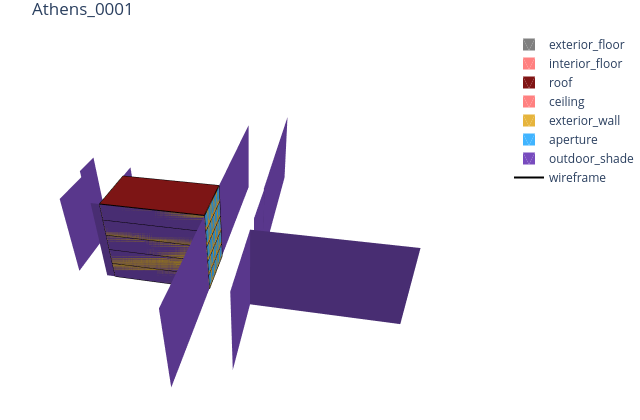

Notebook cell for this chart:
### Markdown cell above
### Inspect one model interactively

Choose `DEMO_SAMPLE_ID` or leave it as `None` to inspect the first model. The preview is displayed here and saved under `output/model_previews/`.

### Code cell
DEMO_SAMPLE_ID = None

if not models_dict:
    raise ValueError("No Honeybee models are available for interactive preview.")
demo_sample_id = str(DEMO_SAMPLE_ID) if DEMO_SAMPLE_ID is not None else next(iter(models_dict))
if demo_sample_id not in models_dict:
    raise KeyError(f"Unknown DEMO_SAMPLE_ID {demo_sample_id!r}.")

interactive_figure = plot_honeybee_model(
    model=models_dict[demo_sample_id],
    title=demo_sample_id,
    surface_opacity=1.0,
    show_wireframe=True,
    show_legend=True,
    show=False,
)
preview_dir = PROJECT_ROOT / "output" / "model_previews"
preview_dir.mkdir(parents=True, exist_ok=True)
interactive_preview_path = (preview_dir / f"{safe_name(demo_sample_id, 'honeybee_model')}.html").resolve()
interactive_figure.write_html(str(interactive_preview_path), include_plotlyjs=True, full_html=True)
interactive_figure.show(config={"scrollZoom": True, "displaylogo": False})
print(f"Saved interactive preview: {display_path(interactive_preview_path)}")

### Figure 1 — Plotly figure (JSON) as saved in the notebook; plotly's stock layout.template omitted (floating-point values rounded to 4 significant figures; data arrays with more than 128 entries replaced by an {"elided": "..."} marker saying what was removed)
{"data": [{"color": "#808080", "flatshading": true, "hoverinfo": "skip", "i": [3, 1], "j": [0, 2], "k": [1, 3], "lighting": {"ambient": 0.6, "diffuse": 0.4}, "name": "exterior_floor", "opacity": 1.0, "showlegend": true, "x": [-0.988, 8.212, 0.988, -8.212], "y": [9.207, -4.351, -9.207, 4.351], "z": [0.0, 0.0, 0.0, 0.0], "type": "mesh3d"}, {"color": "#ff8080", "flatshading": true, "hoverinfo": "skip", "i": [3, 1, 7, 5, 11, 9, 15, 13], "j": [0, 2, 4, 6, 8, 10, 12, 14], "k": [1, 3, 5, 7, 9, 11, 13, 15], "lighting": {"ambient": 0.6, "diffuse": 0.4}, "name": "interior_floor", "opacity": 1.0, "showlegend": true, "x": [-0.988, 8.212, 0.988, -8.212, -0.988, 8.212, 0.988, -8.212, -0.988, 8.212, 0.988, -8.212, -0.988, 8.212, 0.988, -8.212], "y": [9.207, -4.351, -9.207, 4.351, 9.207, -4.351, -9.207, 4.351, 9.207, -4.351, -9.207, 4.351, 9.207, -4.351, -9.207, 4.351], "z": [2.9, 2.9, 2.9, 2.9, 5.8, 5.8, 5.8, 5.8, 8.7, 8.7, 8.7, 8.7, 11.6, 11.6, 11.6, 11.6], "type": "mesh3d"}, {"color": "#801414", "flatshading": true, "hoverinfo": "skip", "i": [3, 1], "j": [0, 2], "k": [1, 3], "lighting": {"ambient": 0.6, "diffuse": 0.4}, "name": "roof", "opacity": 1.0, "showlegend": true, "x": [-0.988, -8.212, 0.988, 8.212], "y": [9.207, 4.351, -9.207, -4.351], "z": [14.5, 14.5, 14.5, 14.5], "type": "mesh3d"}, {"color": "#ff8080", "flatshading": true, "hoverinfo": "skip", "i": [3, 1, 7, 5, 11, 9, 15, 13], "j": [0, 2, 4, 6, 8, 10, 12, 14], "k": [1, 3, 5, 7, 9, 11, 13, 15], "lighting": {"ambient": 0.6, "diffuse": 0.4}, "name": "ceiling", "opacity": 1.0, "showlegend": true, "x": [-0.988, -8.212, 0.988, 8.212, -0.988, -8.212, 0.988, 8.212, -0.988, -8.212, 0.988, 8.212, -0.988, -8.212, 0.988, 8.212], "y": [9.207, 4.351, -9.207, -4.351, 9.207, 4.351, -9.207, -4.351, 9.207, 4.351, -9.207, -4.351, 9.207, 4.351, -9.207, -4.351], "z": [2.9, 2.9, 2.9, 2.9, 5.8, 5.8, 5.8, 5.8, 8.7, 8.7, 8.7, 8.7, 11.6, 11.6, 11.6, 11.6], "type": "mesh3d"}, {"color": "#e6b43c", "flatshading": true, "hoverinfo": "skip", "i": [3, 1, 2, 4, 5, 6, 7, 0, 9, 2, 8, 5, 10, 7, 11, 3, 13, 8, 12, 10, 14, 11, 15, 9, 17, 12, 16, 14, 18, 15, 19, 13, 21, 16, 20, 18, 22, 19, 23, 17], "j": [0, 2, 1, 5, 4, 7, 6, 3, 3, 8, 2, 10, 5, 11, 7, 9, 9, 12, 8, 14, 10, 15, 11, 13, 13, 16, 12, 18, 14, 19, 15, 17, 17, 20, 16, 22, 18, 23, 19, 21], "k": [1, 3, 4, 2, 6, 5, 0, 7, 2, 9, 5, 8, 7, 10, 3, 11, 8, 13, 10, 12, 11, 14, 9, 15, 12, 17, 14, 16, 15, 18, 13, 19, 16, 21, 18, 20, 19, 22, 17, 23], "lighting": {"ambient": 0.6, "diffuse": 0.4}, "name": "exterior_wall", "opacity": 1.0, "showlegend": true, "x": [-0.988, 8.212, 8.212, -0.988, 0.988, 0.988, -8.212, -8.212, 8.212, -0.988, 0.988, -8.212, 8.212, -0.988, 0.988, -8.212, 8.212, -0.988, 0.988, -8.212, 8.212, -0.988, 0.988, -8.212], "y": [9.207, -4.351, -4.351, 9.207, -9.207, -9.207, 4.351, 4.351, -4.351, 9.207, -9.207, 4.351, -4.351, 9.207, -9.207, 4.351, -4.351, 9.207, -9.207, 4.351, -4.351, 9.207, -9.207, 4.351], "z": [0.0, 0.0, 2.9, 2.9, 0.0, 2.9, 0.0, 2.9, 5.8, 5.8, 5.8, 5.8, 8.7, 8.7, 8.7, 8.7, 11.6, 11.6, 11.6, 11.6, 14.5, 14.5, 14.5, 14.5], "type": "mesh3d"}, {"color": "#40b4ff", "flatshading": true, "hoverinfo": "skip", "i": {"elided": "600 int values"}, "j": {"elided": "600 int values"}, "k": {"elided": "600 int values"}, "lighting": {"ambient": 0.6, "diffuse": 0.4}, "name": "aperture", "opacity": 1.0, "showlegend": true, "x": {"elided": "400 float values"}, "y": {"elided": "400 float values"}, "z": {"elided": "400 float values"}, "type": "mesh3d"}, {"color": "#784bbe", "flatshading": true, "hoverinfo": "skip", "i": [3, 1, 7, 5, 11, 9, 10, 12, 17, 15, 16, 18, 23, 21, 22, 24, 25, 26, 31, 29, 30, 32, 33, 34], "j": [0, 2, 4, 6, 8, 10, 9, 13, 14, 16, 15, 19, 20, 22, 21, 25, 24, 27, 28, 30, 29, 33, 32, 35], "k": [1, 3, 5, 7, 9, 11, 12, 10, 15, 17, 18, 16, 21, 23, 24, 22, 26, 25, 29, 31, 32, 30, 34, 33], "lighting": {"ambient": 0.6, "diffuse": 0.4}, "name": "outdoor_shade", "opacity": 1.0, "showlegend": true, "x": [1.002, 5.173, 5.173, 1.002, 4.478, 11.81, 11.81, 4.478, 9.035, -0.988, -0.988, 9.035, 14.9, 14.9, 7.292, -3.196, -3.196, 7.292, -16.21, -16.21, -5.569, -12.68, -12.68, -5.569, -12.63, -12.63, -37.26, -37.26, -28.52, -8.212, -8.212, -28.52, 0.988, 0.988, -1.603, -1.603], "y": [-18.69, -15.89, -15.89, -18.69, -14.86, -9.93, -9.93, -14.86, -5.564, 9.207, 9.207, -5.564, 19.89, 19.89, 23.57, 16.41, 16.41, 23.57, 35.32, 35.32, 14.85, 10.16, 10.16, 14.85, 10.09, 10.09, -6.502, -6.502, -9.3, 4.351, 4.351, -9.3, -9.207, -9.207, -10.95, -10.95], "z": [0.0, 0.0, 14.5, 14.5, 0.0, 0.0, 14.5, 14.5, 0.0, 0.0, 14.5, 14.5, 0.0, 14.5, 0.0, 0.0, 14.5, 14.5, 0.0, 14.5, 0.0, 0.0, 14.5, 14.5, 0.0, 14.5, 0.0, 14.5, 0.0, 0.0, 14.5, 14.5, 0.0, 14.5, 0.0, 14.5], "type": "mesh3d"}, {"hoverinfo": "skip", "line": {"color": "black", "width": 2}, "mode": "lines", "name": "wireframe", "showlegend": true, "x": {"elided": "360 float values"}, "y": {"elided": "360 float values"}, "z": {"elided": "360 float values"}, "type": "scatter3d"}], "layout": {"margin": {"l": 0, "r": 0, "t": 30, "b": 0}, "scene": {"xaxis": {"visible": false}, "yaxis": {"visible": false}, "zaxis": {"visible": false}, "aspectmode": "data"}, "title": {"text": "Athens_0001"}, "width": 640, "height": 420, "paper_bgcolor": "white", "plot_bgcolor": "white", "showlegend": true}}
